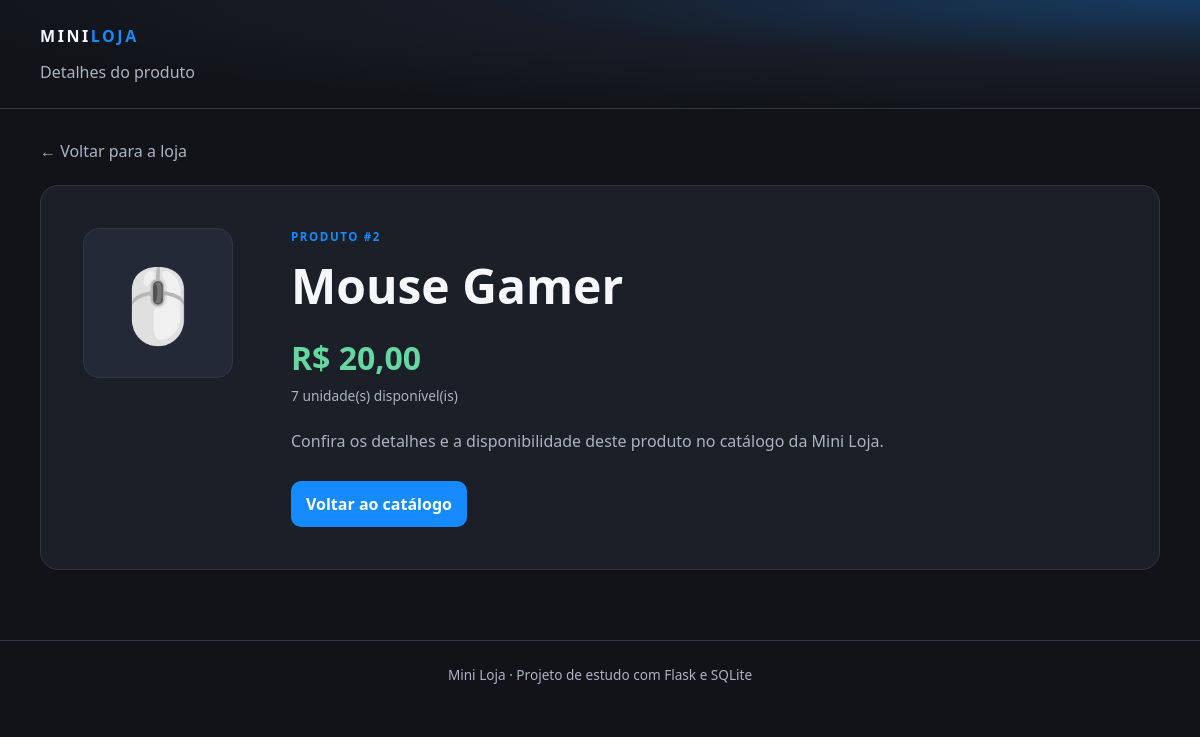
Page /comprar/2 on the committed database.
### tables this page shows
CREATE TABLE produtos (
                id INTEGER PRIMARY KEY AUTOINCREMENT,
                nome TEXT NOT NULL,
                preco REAL NOT NULL CHECK (preco >= 0),
                estoque INTEGER NOT NULL DEFAULT 0
                    CHECK (estoque >= 0)
            );

### app.py (the view)
@app.route("/comprar/<int:produto_id>")
def comprar(produto_id):
    produto = banco.buscar_produto(produto_id)
    if produto is None:
        abort(404)
    return render_template(
        "compra.html",
        produto=produto
    )

### banco.py (called while the page is built)
def conectar():
    conexao = sqlite3.connect(CAMINHO_BANCO)
    conexao.row_factory = sqlite3.Row
    return conexao

def buscar_produto(produto_id):
    with conectar() as conexao:
        produto = conexao.execute("""
            SELECT id, nome, preco, estoque
            FROM produtos
            WHERE id = ?
        """, (produto_id,)).fetchone()
        return dict(produto) if produto else None

### templates/compra.html (shortened to what this page needs)
<!DOCTYPE html>
<html lang="pt-BR">
<head>
    <link rel="stylesheet" href="{{ url_for('static', filename='style.css') }}">
</head>
<body>
    <header class="cabecalho cabecalho-menor">
        <div class="largura">
            <a class="marca" href="{{ url_for('inicio') }}">
                MINI<span>LOJA</span>
            </a>
            <p class="subtitulo">Detalhes do produto</p>
        </div>
    </header>
    <main class="largura pagina-produto">
        <a class="voltar" href="{{ url_for('inicio') }}">
            ← Voltar para a loja
        </a>
        <article class="detalhe-produto">
            <div class="icone-produto icone-grande" aria-hidden="true">
                {% if "notebook" in produto.nome|lower %}
                💻
                {% elif "mouse" in produto.nome|lower %}
                🖱️
                {% elif "teclado" in produto.nome|lower %}
                ⌨️
                {% else %}
                📦
                {% endif %}
            </div>
            <div>
                <p class="sobretitulo">PRODUTO #{{ produto.id }}</p>
                <h1>{{ produto.nome }}</h1>
                <p class="preco preco-grande">
                    R$ {{ "%.2f"|format(produto.preco)|replace(".", ",") }}
                </p>
                <p class="estoque">
                    {% if produto.estoque > 0 %}
                    {{ produto.estoque }} unidade(s) disponível(is)
                    {% else %}
                    Produto esgotado
                    {% endif %}
                </p>
                <p class="descricao-produto">
                    Confira os detalhes e a disponibilidade deste produto
                    no catálogo da Mini Loja.
                </p>
                <a class="botao botao-principal link-botao" href="{{ url_for('inicio') }}">
                    Voltar ao catálogo
                </a>
            </div>
        </article>
    </main>
    <footer class="rodape">
        <p>Mini Loja · Projeto de estudo com Flask e SQLite</p>
    </footer>
</body>
</html>

### static/style.css (style rules this page uses)
:root { color-scheme: dark; --fundo: #111318; --cartao: #1b1f27; --cartao-claro: #232936; --azul: #168bff; --azul-hover: #0878e8; --texto: #f5f7fa; --texto-suave: #aab3c2; --borda: #303744; --verde: #67d7a2; --perigo: #ff7272; font-family: "Segoe UI", Arial, sans-serif; }
* { box-sizing: border-box; }
body { margin: 0; background: var(--fundo); color: var(--texto); line-height: 1.5; }
button, a { font: inherit; }
a { color: inherit; }
.largura { width: min(1120px, calc(100% - 36px)); margin-inline: auto; }
.cabecalho { padding: 38px 0 44px; background: radial-gradient(ellipse at top right, #173b61 0%, #171d28 40%, #111318 78%); border-bottom: 1px solid var(--borda); }
.marca { display: inline-block; margin: 0 0 24px; color: var(--texto); font-size: 1rem; font-weight: 900; letter-spacing: .16em; text-decoration: none; }
.marca span { color: var(--azul); }
.subtitulo { margin: 12px 0 0; color: var(--texto-suave); }
.sobretitulo { margin: 0 0 5px; color: var(--azul); font-size: .72rem; font-weight: 800; letter-spacing: .14em; }
.icone-produto { display: grid; place-items: center; width: 64px; height: 64px; margin-bottom: 18px; background: var(--cartao-claro); border: 1px solid var(--borda); border-radius: 16px; font-size: 2rem; }
.preco { margin: 12px 0 4px; color: var(--verde); font-size: 1.45rem; font-weight: 800; }
.estoque { margin: 0 0 18px; color: var(--texto-suave); font-size: .86rem; }
.botao { display: inline-flex; justify-content: center; align-items: center; min-height: 43px; padding: 10px 14px; border: 1px solid transparent; border-radius: 10px; text-align: center; text-decoration: none; font-weight: 750; cursor: pointer; transition: background .15s ease, transform .15s ease; }
.botao-principal { color: white; background: var(--azul); }
.rodape { padding: 24px 18px; border-top: 1px solid var(--borda); color: var(--texto-suave); text-align: center; font-size: .85rem; }
.rodape p { margin: 0; }
.cabecalho-menor { padding-block: 24px; }
.cabecalho-menor .marca { margin-bottom: 0; }
.pagina-produto { padding-block: 30px 70px; }
.voltar { display: inline-block; margin-bottom: 22px; color: var(--texto-suave); text-decoration: none; }
.detalhe-produto { display: grid; grid-template-columns: 180px minmax(0, 1fr); gap: 28px; padding: clamp(22px, 5vw, 42px); background: var(--cartao); border: 1px solid var(--borda); border-radius: 18px; }
.icone-grande { width: 150px; height: 150px; font-size: 4.5rem; }
.detalhe-produto h1 { margin: 0; font-size: clamp(2rem, 5vw, 3rem); }
.preco-grande { font-size: 2rem; }
.descricao-produto { max-width: 620px; margin: 22px 0; color: var(--texto-suave); }
.link-botao { margin-top: 6px; }

### rows in the picture
produtos: id "2", nome "Mouse Gamer", preco "20,00", estoque "7"
